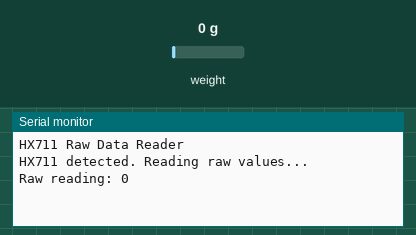
The sketch below on a simulated ESP32. Shown: the last lines printed to the serial monitor. The test bench sets the inputs (shaded band); at power-on: weight on the scale 0 g.

Above: at 1.7 s.
1.8 s: weight on the scale set to 100 g
At 1.8 s:
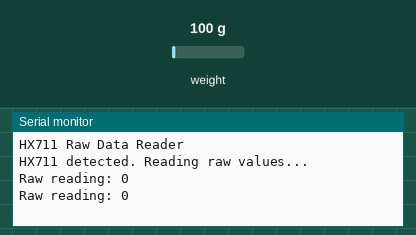
3.3 s: weight on the scale set to 1250 g
At 4.3 s:
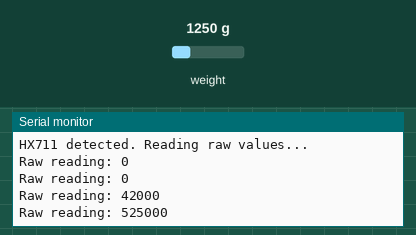
Timing chart, 0 to 6.3 s (numbered marks = the images above; inputs shaded):
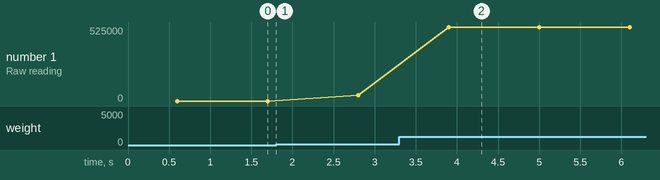

Measured:
- after the input at 3.3 s, the serial monitor: prints a new line after 0.60 s (image 2)
- plotted number 1: 0 → 42000 after the input at 1.8 s, 42000 → 525000 after the input at 3.3 s

The sketch:

hx711_loadCell_read.ino
```cpp
#include "HX711.h"

// Pin definitions
#define DOUT_PIN 5    // HX711 DT → ESP32 GPIO 5
#define CLK_PIN  18   // HX711 SCK → ESP32 GPIO 18

HX711 scale;

void setup() {
  Serial.begin(115200);
  delay(500);
  Serial.println("\nHX711 Raw Data Reader");

  // Initialize the HX711
  scale.begin(DOUT_PIN, CLK_PIN);

  // Check device presence
  if (scale.is_ready()) {
    Serial.println("HX711 detected. Reading raw values...");
  } else {
    Serial.println("HX711 not detected! Check wiring.");
    while (1); // halt
  }
}

void loop() {
  // Read a single raw value
  long raw = scale.read();

  // Print it
  Serial.print("Raw reading: ");
  Serial.println(raw);

  delay(1000); // one reading per second
}
```
